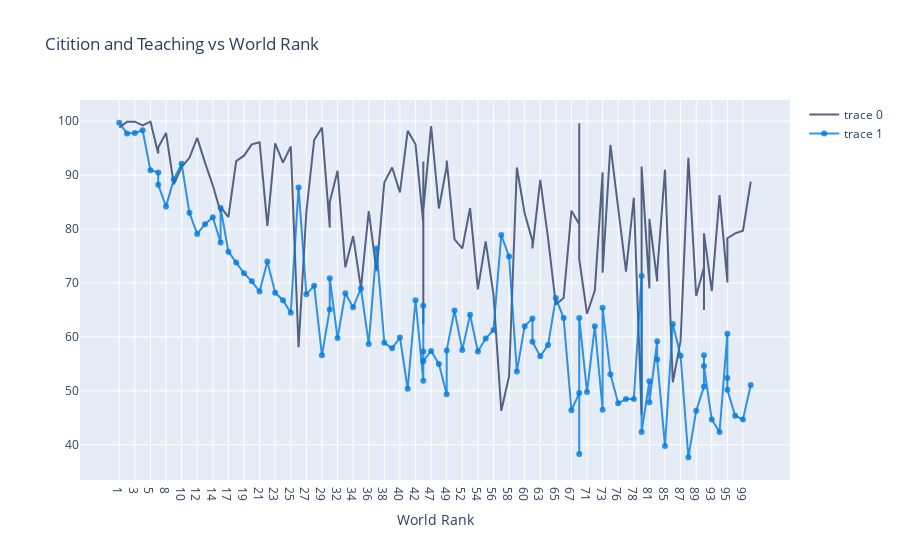

The notebook cell saved with this chart:
### Markdown cell above
## 9.1 Line chart

In below line chart, we compare the citation with teaching for the top 100 universities in the world rank

### Code cell
top_100 = university.iloc[:100,:]

# first line plot for citation
citation = go.Scatter(
x=top_100.world_rank,
y=top_100.citations,
mode = "lines",
marker={"color":"rgba(48, 64, 101, 0.8)"},
text= top_100.university_name)

# second line plot for teaching
teaching = go.Scatter(
x=top_100.world_rank,
y=top_100.teaching,
mode = "lines+markers",
marker=dict(color="rgba(0,123,221,.8)"),
text=top_100.university_name)
data1 = [citation,teaching]
layout = dict(title = "Citition and Teaching vs World Rank", xaxis= dict(title= 'World Rank',ticklen= 5,zeroline= False))
fig = dict(data = data1, layout = layout)
iplot(fig)

### Figure 1 — Plotly figure (JSON) as saved in the notebook; plotly's stock layout.template omitted (floating-point values rounded to 4 significant figures)
{"data": [{"marker": {"color": "rgba(48, 64, 101, 0.8)"}, "mode": "lines", "text": ["Harvard University", "California Institute of Technology", "Massachusetts Institute of Technology", "Stanford University", "Princeton University", "University of Cambridge", "University of Oxford", "University of California, Berkeley", "Imperial College London", "Yale University", "University of California, Los Angeles", "University of Chicago", "Johns Hopkins University", "Cornell University", "ETH Zurich – Swiss Federal Institute of Technology Zurich", "University of Michigan", "University of Toronto", "Columbia University", "University of Pennsylvania", "Carnegie Mellon University", "University of Hong Kong", "University College London", "University of Washington", "Duke University", "Northwestern University", "University of Tokyo", "Georgia Institute of Technology", "Pohang University of Science and Technology", "University of California, Santa Barbara", "University of British Columbia", "University of North Carolina at Chapel Hill", "University of California, San Diego", "University of Illinois at Urbana-Champaign", "National University of Singapore", "McGill University", "University of Melbourne", "Peking University", "Washington University in St Louis", "École Polytechnique", "University of Edinburgh", "Hong Kong University of Science and Technology", "École Normale Supérieure", "Australian National University", "Karolinska Institute", "University of Göttingen", "University of Wisconsin", "Rice University", "École Polytechnique Fédérale de Lausanne", "University of California, Irvine", "University of Science and Technology of China", "Vanderbilt University", "University of Minnesota", "Tufts University", "University of California, Davis", "Brown University", "University of Massachusetts", "Kyoto University", "Tsinghua University", "Boston University", "New York University", "Emory University", "LMU Munich", "University of Notre Dame", "University of Pittsburgh", "Case Western Reserve University", "Ohio State University", "University of Colorado Boulder", "University of Bristol", "University of California, Santa Cruz", "Yeshiva University", "University of Sydney", "University of Virginia", "University of Adelaide", "University of Southern California", "William & Mary", "Trinity College Dublin", "King’s College London", "Stony Brook University", "Korea Advanced Institute of Science and Technology (KAIST)", "University of Sussex", "The University of Queensland", "University of York", "Heidelberg University", "University of Utah", "Durham University", "London School of Economics and Political Science", "University of Manchester", "Royal Holloway, University of London", "Lund University", "University of Southampton", "University of Zurich", "Wake Forest University", "McMaster University", "University College Dublin", "George Washington University", "University of Arizona", "University of Basel", "University of Maryland, College Park", "Dartmouth College", "École Normale Supérieure de Lyon"], "x": ["1", "2", "3", "4", "5", "6", "6", "8", "9", "10", "11", "12", "13", "14", "15", "15", "17", "18", "19", "20", "21", "22", "23", "24", "25", "26", "27", "28", "29", "30", "30", "32", "33", "34", "35", "36", "37", "38", "39", "40", "41", "42", "43", "43", "43", "43", "47", "48", "49", "49", "51", "52", "53", "54", "55", "56", "57", "58", "59", "60", "61", "61", "63", "64", "65", "66", "67", "68", "68", "68", "71", "72", "73", "73", "75", "76", "77", "78", "79", "79", "81", "81", "83", "83", "85", "86", "87", "88", "89", "90", "90", "90", "93", "94", "95", "95", "95", "98", "99", "100"], "y": [98.8, 99.9, 99.9, 99.2, 99.9, 94.0, 95.1, 97.8, 88.3, 91.5, 93.2, 96.9, 92.3, 88.1, 83.1, 84.1, 82.2, 92.6, 93.6, 95.7, 96.1, 80.6, 95.9, 92.3, 95.3, 58.1, 83.2, 96.5, 98.8, 80.3, 85.0, 90.8, 72.9, 78.7, 69.0, 83.3, 72.2, 88.6, 91.4, 86.8, 98.2, 95.7, 81.0, 62.3, 92.5, 83.4, 99.1, 83.8, 91.6, 92.7, 78.1, 76.4, 83.9, 68.8, 77.7, 67.9, 46.3, 52.7, 91.4, 82.9, 77.8, 76.4, 89.1, 78.3, 66.0, 67.2, 83.4, 80.9, 99.6, 74.4, 64.3, 68.6, 90.5, 71.9, 95.6, 84.4, 72.1, 85.8, 45.5, 91.6, 69.0, 81.9, 70.3, 72.0, 91.0, 51.6, 59.2, 93.2, 67.6, 72.9, 65.0, 79.2, 68.5, 86.3, 70.2, 70.1, 78.3, 79.2, 79.7, 88.8], "type": "scatter"}, {"marker": {"color": "rgba(0,123,221,.8)"}, "mode": "lines+markers", "text": ["Harvard University", "California Institute of Technology", "Massachusetts Institute of Technology", "Stanford University", "Princeton University", "University of Cambridge", "University of Oxford", "University of California, Berkeley", "Imperial College London", "Yale University", "University of California, Los Angeles", "University of Chicago", "Johns Hopkins University", "Cornell University", "ETH Zurich – Swiss Federal Institute of Technology Zurich", "University of Michigan", "University of Toronto", "Columbia University", "University of Pennsylvania", "Carnegie Mellon University", "University of Hong Kong", "University College London", "University of Washington", "Duke University", "Northwestern University", "University of Tokyo", "Georgia Institute of Technology", "Pohang University of Science and Technology", "University of California, Santa Barbara", "University of British Columbia", "University of North Carolina at Chapel Hill", "University of California, San Diego", "University of Illinois at Urbana-Champaign", "National University of Singapore", "McGill University", "University of Melbourne", "Peking University", "Washington University in St Louis", "École Polytechnique", "University of Edinburgh", "Hong Kong University of Science and Technology", "École Normale Supérieure", "Australian National University", "Karolinska Institute", "University of Göttingen", "University of Wisconsin", "Rice University", "École Polytechnique Fédérale de Lausanne", "University of California, Irvine", "University of Science and Technology of China", "Vanderbilt University", "University of Minnesota", "Tufts University", "University of California, Davis", "Brown University", "University of Massachusetts", "Kyoto University", "Tsinghua University", "Boston University", "New York University", "Emory University", "LMU Munich", "University of Notre Dame", "University of Pittsburgh", "Case Western Reserve University", "Ohio State University", "University of Colorado Boulder", "University of Bristol", "University of California, Santa Cruz", "Yeshiva University", "University of Sydney", "University of Virginia", "University of Adelaide", "University of Southern California", "William & Mary", "Trinity College Dublin", "King’s College London", "Stony Brook University", "Korea Advanced Institute of Science and Technology (KAIST)", "University of Sussex", "The University of Queensland", "University of York", "Heidelberg University", "University of Utah", "Durham University", "London School of Economics and Political Science", "University of Manchester", "Royal Holloway, University of London", "Lund University", "University of Southampton", "University of Zurich", "Wake Forest University", "McMaster University", "University College Dublin", "George Washington University", "University of Arizona", "University of Basel", "University of Maryland, College Park", "Dartmouth College", "École Normale Supérieure de Lyon"], "x": ["1", "2", "3", "4", "5", "6", "6", "8", "9", "10", "11", "12", "13", "14", "15", "15", "17", "18", "19", "20", "21", "22", "23", "24", "25", "26", "27", "28", "29", "30", "30", "32", "33", "34", "35", "36", "37", "38", "39", "40", "41", "42", "43", "43", "43", "43", "47", "48", "49", "49", "51", "52", "53", "54", "55", "56", "57", "58", "59", "60", "61", "61", "63", "64", "65", "66", "67", "68", "68", "68", "71", "72", "73", "73", "75", "76", "77", "78", "79", "79", "81", "81", "83", "83", "85", "86", "87", "88", "89", "90", "90", "90", "93", "94", "95", "95", "95", "98", "99", "100"], "y": [99.7, 97.7, 97.8, 98.3, 90.9, 90.5, 88.2, 84.2, 89.2, 92.1, 83.0, 79.1, 80.9, 82.2, 77.5, 83.9, 75.8, 73.8, 71.8, 70.3, 68.4, 74.0, 68.2, 66.8, 64.5, 87.7, 67.9, 69.5, 56.6, 65.1, 70.9, 59.8, 68.1, 65.5, 69.0, 58.7, 76.4, 58.9, 57.9, 59.9, 50.4, 66.8, 51.9, 65.8, 57.3, 55.5, 57.4, 55.0, 49.4, 57.5, 64.9, 57.6, 64.1, 57.3, 59.7, 61.3, 78.9, 74.9, 53.6, 62.0, 63.4, 59.1, 56.4, 58.5, 67.2, 63.5, 46.4, 49.6, 38.3, 63.5, 49.8, 62.0, 46.5, 65.4, 53.1, 47.7, 48.5, 48.5, 71.3, 42.4, 51.8, 47.9, 59.2, 55.8, 39.8, 62.4, 56.5, 37.7, 46.3, 50.8, 56.6, 54.6, 44.7, 42.4, 60.6, 52.4, 50.2, 45.4, 44.7, 51.1], "type": "scatter"}], "layout": {"title": {"text": "Citition and Teaching vs World Rank"}, "xaxis": {"ticklen": 5, "title": {"text": "World Rank"}, "zeroline": false}}}
